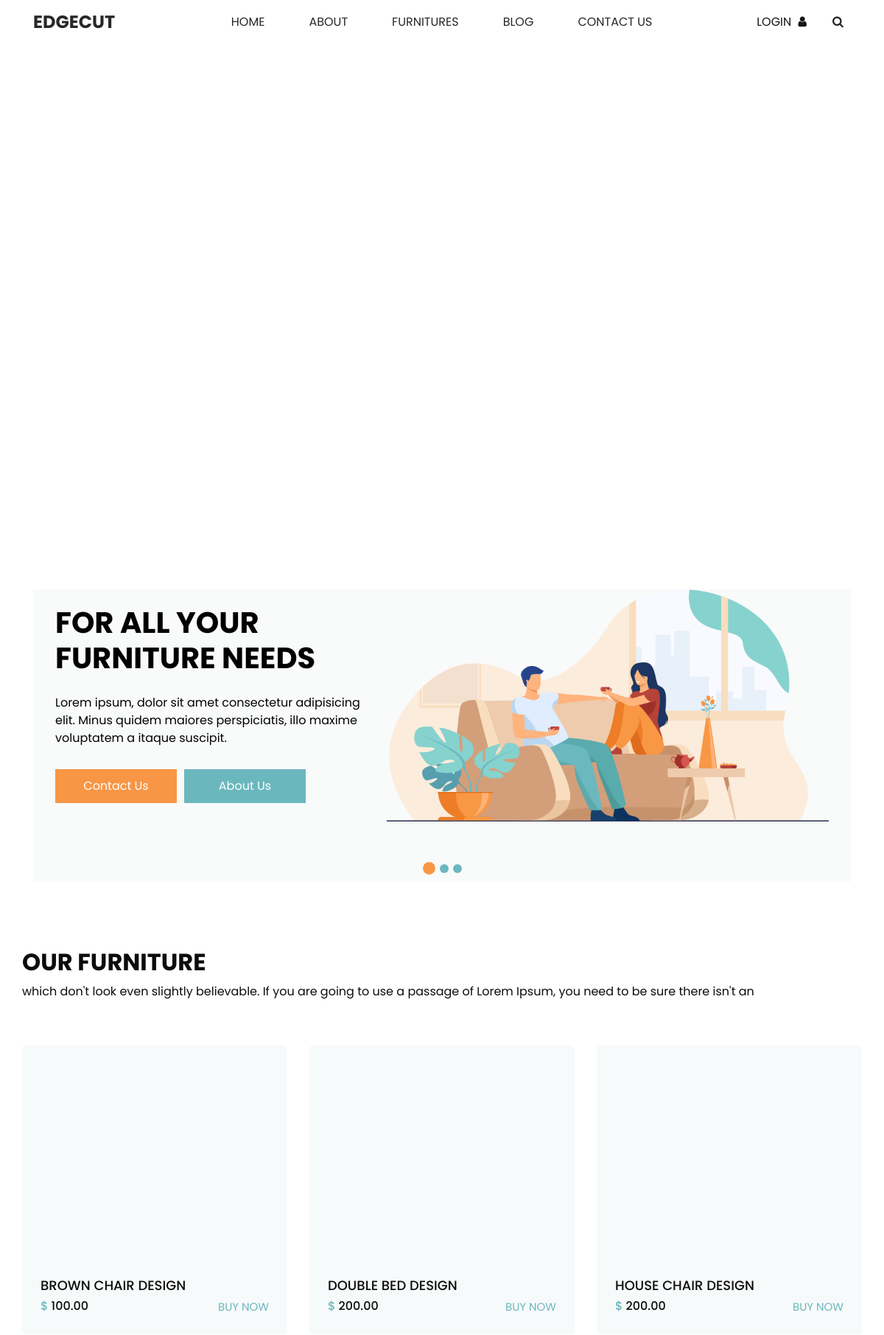
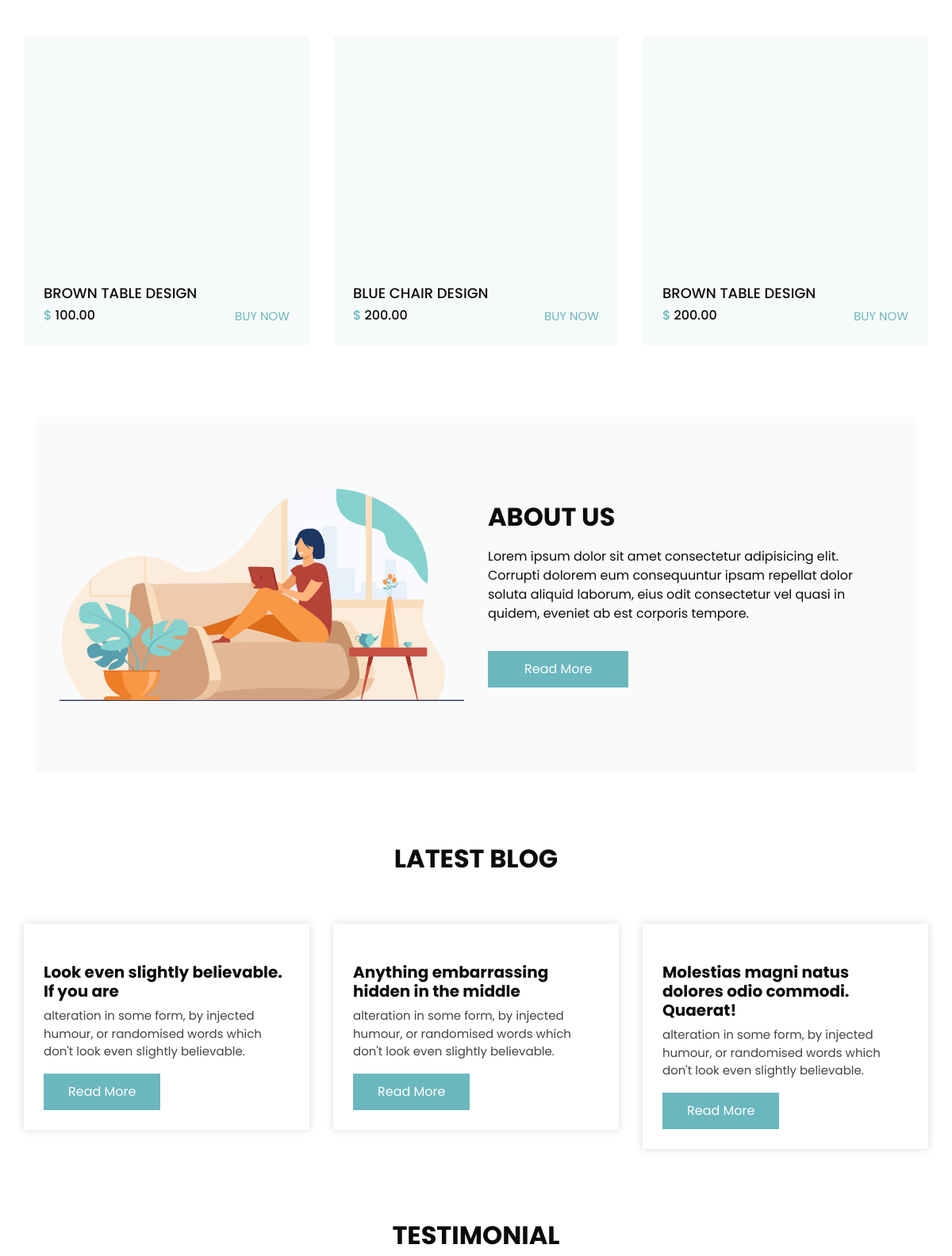
The page / (upper part) on the database its author committed (2 pictures, top to bottom).
### app/models.py (models this page shows, shortened)
class HeaderText(models.Model):
    title = models.CharField(max_length=255, blank=True, null=True)
    description = models.TextField(max_length=255, blank=True, null=True)
    image = models.ImageField(upload_to="header_text", blank=True, null=True)
    class Meta:
        verbose_name = "Header Text"
        verbose_name_plural = "Header Text"

class Furniture(models.Model):
    title = models.CharField(max_length=255)
    description = models.CharField(max_length=255)
    class Meta:
        verbose_name = "Furniture"
        verbose_name_plural = "Furnitures"

class MiniBlocks(models.Model):
    title = models.CharField(max_length=255)
    price = models.CharField(max_length=255)
    image = models.ImageField(upload_to="mini-blocks")
    class Meta:
        verbose_name = "Mini Block"
        verbose_name_plural = "Mini Blocks"

class About(models.Model):
    title = models.CharField(max_length=255)
    description = models.CharField(max_length=255)
    image = models.ImageField(upload_to="about", blank=True, null=True)
    class Meta:
        verbose_name = "About"
        verbose_name_plural = "About"

class Blog(models.Model):
    title = models.CharField(max_length=255)
    class Meta:
        verbose_name = "Blog"
        verbose_name_plural = "Blogs"

class TreeBlocks(models.Model):
    title = models.CharField(max_length=255)
    description = models.TextField(max_length=255)
    image = models.ImageField(upload_to="tree-blocks")
    class Meta:
        verbose_name = "Tree Block"
        verbose_name_plural = "Tree Blocks"

class TestimonialMain(models.Model):
    title = models.CharField(max_length=255)
    class Meta:
        verbose_name = "Testimonial Main"
        verbose_name_plural = "Testimonial Main"

### app/views.py (the view)
# urls.py: path("", views.index, name= "index"),
def index(request):
    context = {
        "header_text": HeaderText.objects.all(),
        "footer_text": FooterText.objects.all().first(),
        "about": About.objects.all().first(),
        "furniture": Furniture.objects.all().first(),
        "mini_blocks": MiniBlocks.objects.all(),
        "blog": Blog.objects.all().first(),
        "tree_blocks": TreeBlocks.objects.all(),
        "testimonial_main": TestimonialMain.objects.all().first(),
        "testimonial": Testimonial.objects.all(),
        "contact": Contact.objects.all().first(),
        "info_section": InfoSection.objects.all().first(),
        "socials": Socials.objects.all()
    }
    return render(request, "home.html", context)

### app/templates/home.html (shortened to what this page needs)
{% extends "base.html" %}
{% load static %}
{% block home_template %}
  <section class="slider_section long_section">
    <div id="customCarousel" class="carousel slide" data-ride="carousel">
      <div class="carousel-inner">
        <div class="carousel-item active">
          <div class="container ">
            <div class="row">
              <div class="col-md-5">
                <div class="detail-box">
                  <h1>{{header_text.0.title}}</h1>
                  <p>{{header_text.0.description}}</p>
                  <div class="btn-box">
                    <a href="" class="btn1">
                      Contact Us
                    </a>
                    <a href="" class="btn2">
                      About Us
                    </a>
                  </div>
                </div>
              </div>
              <div class="col-md-7">
                <div class="img-box">
                  <img src="{{header_text.0.image.url}}" alt="">
                </div>
              </div>
            </div>
          </div>
        </div>
      </div>
      <ol class="carousel-indicators">
        <li data-target="#customCarousel" data-slide-to="0" class="active"></li>
        <li data-target="#customCarousel" data-slide-to="1"></li>
        <li data-target="#customCarousel" data-slide-to="2"></li>
      </ol>
    </div>
  </section>
  <section class="furniture_section layout_padding">
    <div class="container">
      <div class="heading_container">
        <h2>
          {{furniture.title}}
         </h2>
         <p>
          {{furniture.description}}
         </p>
      </div>
      <div class="row">
        {% for block in mini_blocks %}
          <div class="col-md-6 col-lg-4">
            <div class="box">
              <div class="img-box">
              </div>
              <div class="detail-box">
                <h5>{{block.title}}</h5>
                <div class="price_box">
                  <h6 class="price_heading">
                    <span>$</span> {{block.price}}
                  </h6>
                  <a href="">
                    Buy Now
                  </a>
                </div>
              </div>
            </div>
          </div>
        {% endfor %}
      </div>
    </div>
  </section>
  <section class="about_section layout_padding long_section">
    <div class="container">
      <div class="row">
        <div class="col-md-6">
          <div class="img-box">
            <img src="{{about.image.url}}" alt="">
          </div>
        </div>
        <div class="col-md-6">
          <div class="detail-box">
            <div class="heading_container">
              <h2>
                {{ about.title}}
              </h2>
            </div>
            <p>
              {{about.description}}
            </p>
            <a href="">
              Read More
            </a>
          </div>
        </div>
      </div>
    </div>
  </section>
  <section class="blog_section layout_padding">
    <div class="container">
      <div class="heading_container">
        <h2>
          {{blog.title}}
        </h2>
      </div>
      <div class="row">
        {% for block in tree_blocks %}
          <div class="col-md-6 col-lg-4 mx-auto">
            <div class="box">
              <div class="img-box">
              </div>
              <div class="detail-box">
                <h5>
                  {{block.title}}
                </h5>
                <p>
                  {{block.description}}
                </p>
                <a href="">
                  Read More
                </a>
              </div>
            </div>
          </div>
        {% endfor %}
      </div>
    </div>
  </section>
  <section class="client_section layout_padding-bottom">
    <div class="container">
      <div class="heading_container">
        <h2>
          {{testimonial_main.title}}
        </h2>
      </div>
    </div>
  </section>
{% endblock %}

### app/static/css/responsive.css (style rules this page uses)
@media (min-width: 1200px) { .container { max-width: 1170px; } }

### rows shown on the page
HeaderText: title "FOR ALL YOUR FURNITURE NEEDS", description "Lorem ipsum, dolor sit amet consectetur adipisicing elit. Minus quidem maiores perspiciatis, illo maxime voluptatem a itaque suscipit.", image (picture)
Furniture: title "OUR FURNITURE", description "which don't look even slightly believable. If you are going to use a passage of Lorem Ipsum, you need to be sure there isn't an"
MiniBlocks: title "BROWN CHAIR DESIGN", price "100.00"
MiniBlocks: title "DOUBLE BED DESIGN", price "200.00"
MiniBlocks: title "HOUSE CHAIR DESIGN", price "200.00"
MiniBlocks: title "BROWN TABLE DESIGN", price "100.00"
MiniBlocks: title "BLUE CHAIR DESIGN", price "200.00"
MiniBlocks: title "BROWN TABLE DESIGN", price "200.00"
About: image (picture), title "ABOUT US", description "Lorem ipsum dolor sit amet consectetur adipisicing elit. Corrupti dolorem eum consequuntur ipsam repellat dolor soluta aliquid laborum, eius odit consectetur vel quasi in quidem, eveniet ab est corporis tempore."
Blog: title "LATEST BLOG"
TreeBlocks: title "Look even slightly believable. If you are", description "alteration in some form, by injected humour, or randomised words which don't look even slightly believable."
TreeBlocks: title "Anything embarrassing hidden in the middle", description "alteration in some form, by injected humour, or randomised words which don't look even slightly believable."
TreeBlocks: title "Molestias magni natus dolores odio commodi. Quaerat!", description "alteration in some form, by injected humour, or randomised words which don't look even slightly believable."
TestimonialMain: title "TESTIMONIAL"
